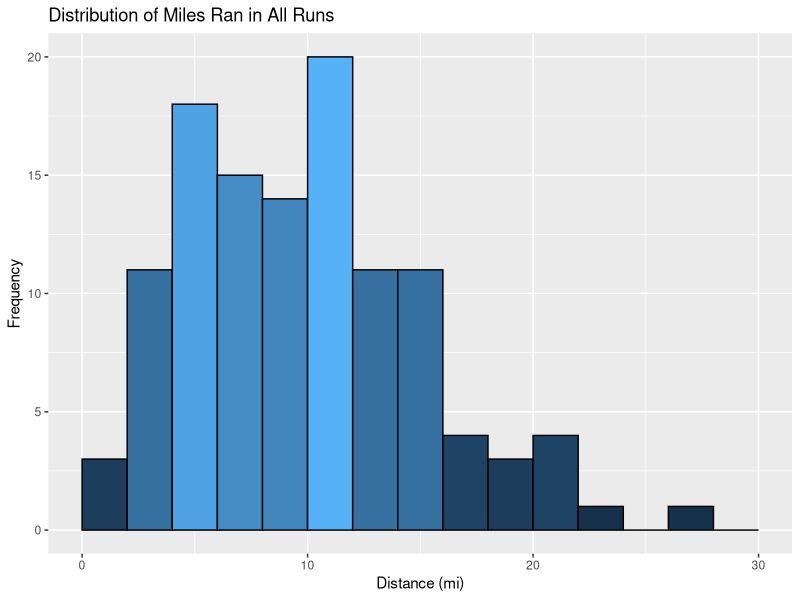
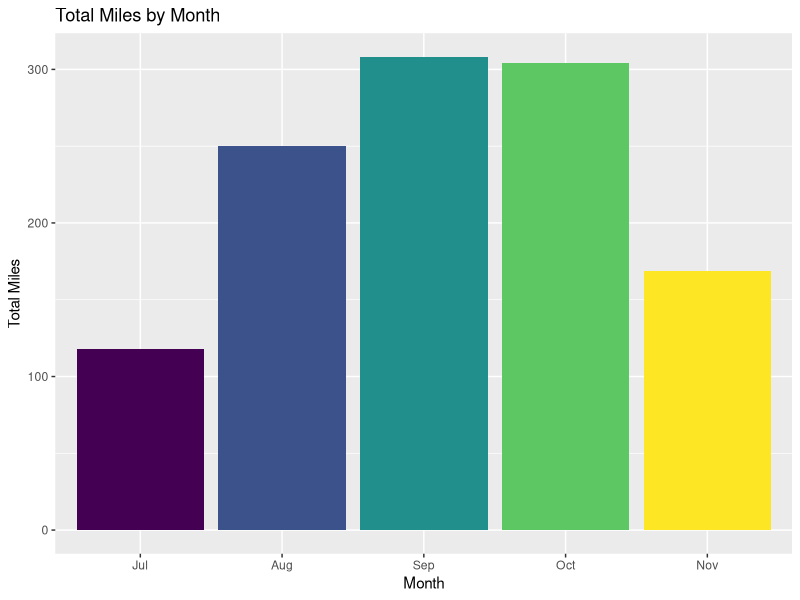
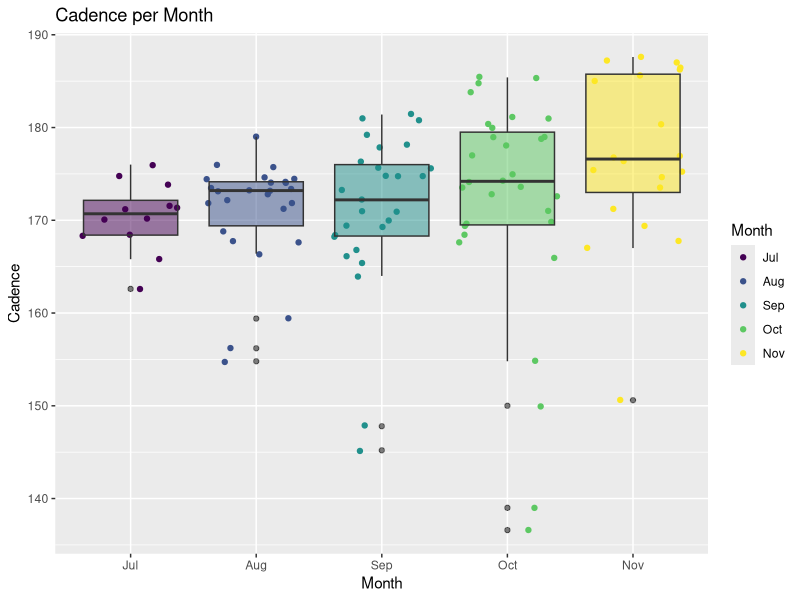
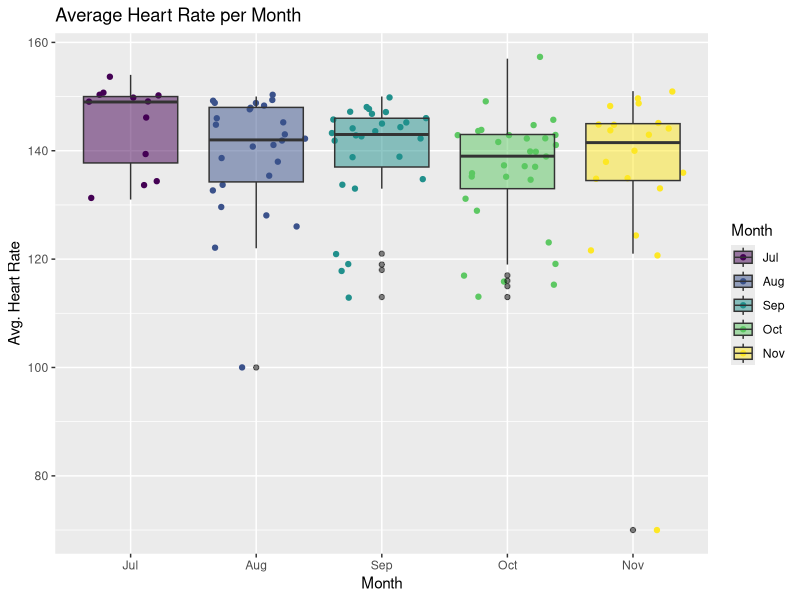
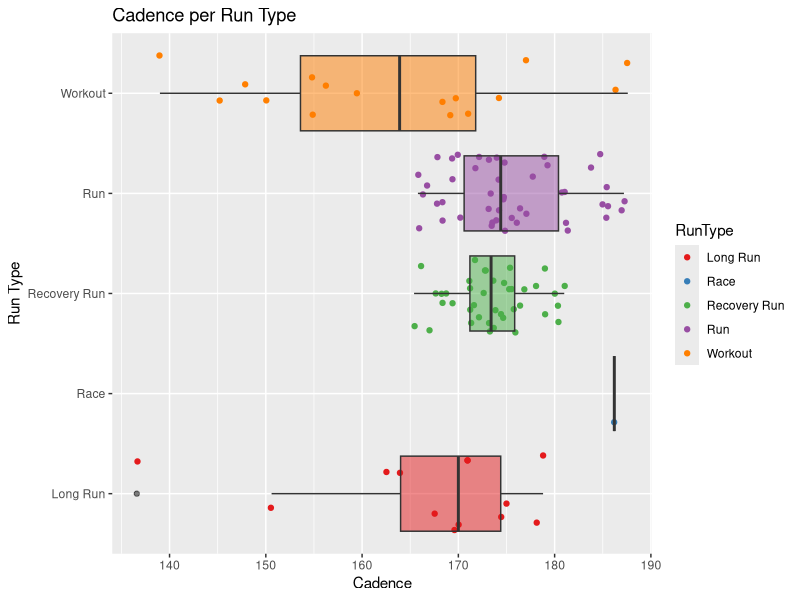
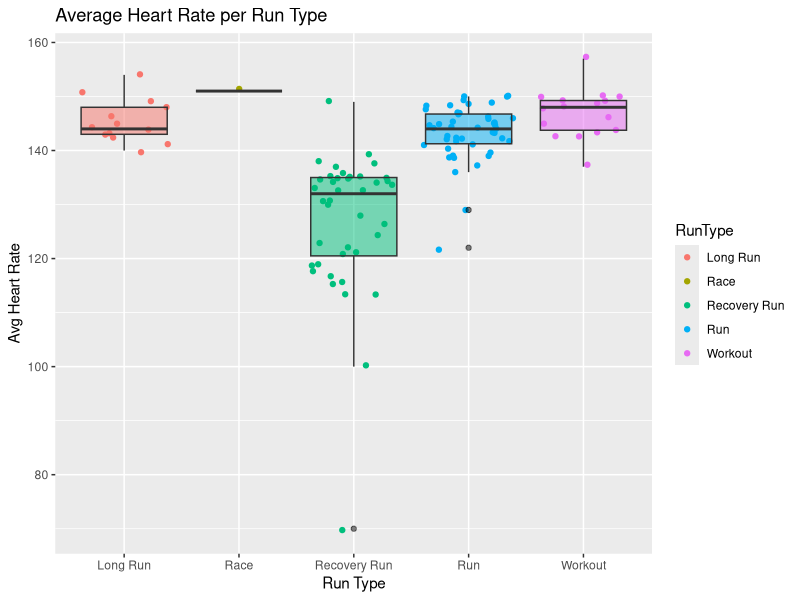
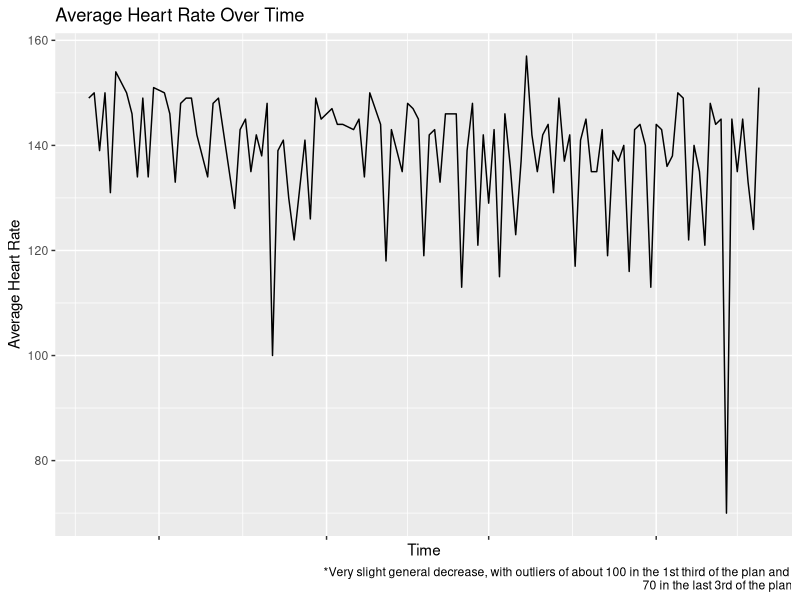
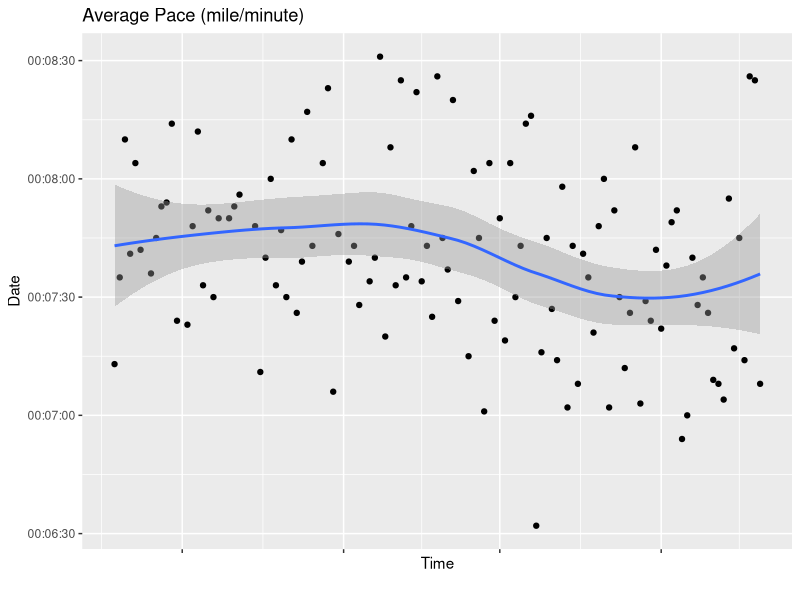

Source code (R) for these figures, in order:
## ---- chunk 1
runs <- read.csv("cleanedMarathonTrainingData.csv")
str(runs)
## ---- chunk 2
runs$X <- NULL
head(runs,2)
## ---- chunk 3
library(lubridate)

runs$Time <- as.POSIXct(runs$Time)#, format = '%H:%M:%S')
runs$Avg.Pace <- as.POSIXct(runs$Avg.Pace)#, format = '%H:%M:%S')
runs$Date <- as.POSIXct(runs$Date)
runs$StartTime <- hour(strptime(runs$StartTime, format = '%H:%M'))

str(runs)
## ---- chunk 4
runs$Month <- factor(runs$Month, ordered = TRUE, levels = c("Jul","Aug","Sep","Oct","Nov"))
## ---- chunk 5
library(ggplot2)
library(RColorBrewer)

#distance histogram
ggplot(data = runs, aes(x = Distance)) + 
  geom_histogram(binwidth = 2, aes(fill = ..count..), colour = "black", boundary = 2) +
  scale_x_continuous(limits=c(0, 30)) +
  xlab("Distance (mi)") + 
  ylab("Frequency") + 
  ggtitle("Distribution of Miles Ran in All Runs") + 
  guides(fill=FALSE) 

## ---- chunk 6
#miles by month bars
ggplot(data = runs, aes(x = Month, y = Distance, fill = Month)) + 
  geom_bar(stat="identity") +
  xlab("Month") + 
  ylab("Total Miles") + 
  guides(fill=FALSE) +
  ggtitle("Total Miles by Month")

tapply(runs$Distance,runs$Month,sum)
## ---- chunk 7
runs[which.max(runs$Distance[runs$Date < "2016-11-20"]),]
## ---- chunk 8
#avg. cadence grouped by month
ggplot(data = runs, aes(Month, Cad)) + 
  geom_jitter(aes(colour = Month)) +
  geom_boxplot(aes(fill = Month), 
               outlier.colour = "black", alpha = 0.5) + #geom_jitter()
  xlab("Month") + 
  ylab("Cadence") + 
  guides(fill=FALSE) +
  ggtitle("Cadence per Month") 
## ---- chunk 9
#avg. HR grouped by month

ggplot(data = runs, aes(Month, Avg.HR)) + 
  geom_jitter(aes(colour = Month)) +
  geom_boxplot(aes(fill = Month), 
               outlier.colour = "black", alpha = 0.5) + #geom_jitter()
  xlab("Month") + 
  ylab("Avg. Heart Rate") + 
  ggtitle("Average Heart Rate per Month") 
## ---- chunk 10
#avg. cadence grouped by month
ggplot(data = runs, aes(RunType, Cad)) + 
  geom_jitter(aes(colour = RunType)) +
  geom_boxplot(aes(fill = RunType), 
               outlier.colour = "black", alpha = 0.5) +
  scale_colour_brewer(palette = "Set1") +
  scale_fill_brewer(palette = "Set1") +
  xlab("Run Type") + 
  ylab("Cadence") + 
  guides(fill=FALSE) +
  coord_flip() + 
  ggtitle("Cadence per Run Type") 
## ---- chunk 11
#avg. cadence grouped by month
ggplot(data = runs, aes(RunType, Avg.HR)) + 
  geom_jitter(aes(colour = RunType)) +
  geom_boxplot(aes(fill = RunType), 
               outlier.colour = "black", alpha = 0.5) +
  xlab("Run Type") + 
  ylab("Avg Heart Rate") + 
  guides(fill=FALSE) +
  ggtitle("Average Heart Rate per Run Type") 
## ---- chunk 12
runs[which.max(runs$Avg.HR),]
## ---- chunk 13
ggplot(data = runs, aes(x = Date, y = Avg.HR)) + 
  geom_line(aes(group=1)) +
  theme(axis.text.x = element_blank()) +
  xlab("Time") + 
  ylab("Average Heart Rate") + 
  ggtitle("Average Heart Rate Over Time") + 
  labs(caption="*Very slight general decrease, with outliers of about 100 in the 1st third of the plan and 
70 in the last 3rd of the plan")
## ---- chunk 14
ggplot(data = runs, aes(x = Date, y = Avg.Pace)) + 
  geom_point() + # by color? 
  stat_smooth() +
  theme(axis.text.x = element_blank()) +
  xlab("Time") + 
  ylab("Date") + 
  ggtitle("Average Pace (mile/minute)") + 
  labs(caption="")
## ---- chunk 15
ggplot(data = runs, aes(x = Date, y = Avg.Pace, colour = RunType)) + 
  geom_point() +
  geom_smooth(fill = NA) +  
  theme(axis.text.x = element_blank()) +
  #xlab("Date") + 
  ylab("Average Pace (mile/minute") + 
  ggtitle("Average Pace Over Time") + 
  labs(caption="")
